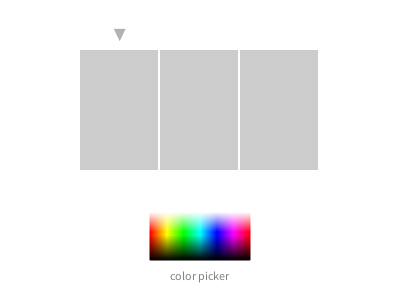
Frame 1 (no input)
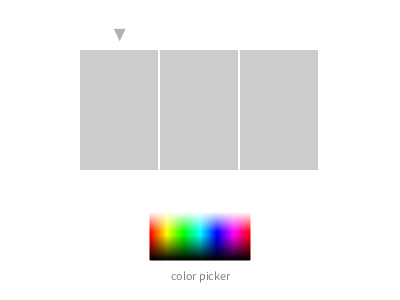
Frame 60 (the mouse pressed at the canvas centre just before this capture)
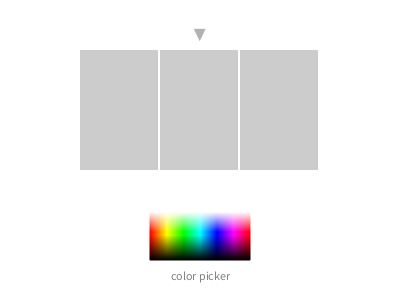
Frame 120 (the mouse held since frame 60 and released just before this capture)

The Processing sketch that drew these frames (run headless with seeded random() and noise(); from frame 60 on, the mouse is pressed at the canvas centre):

// Processing sketch: processing_83094
// ── processing_83094.pde

void setup(){
  size(400,300);
  colorMode(HSB,100);
  for(int a=0;a<3;a++){
    C[a]=color(#cccccc);
  }
}

int pickX=150;int pickY=210;
color[] C=new color[3];int idx;

void draw(){
  background(#ffffff);
  
  strokeWeight(2);
  for(int a=0;a<25;a++){
    for(int b=0;b<100;b++){
      stroke(b,a*5-10,100);
      point(b+pickX,a+pickY);
      stroke(b,125,100-a*4);
      point(b+pickX,a+25+pickY);
    }
  }
  
  if(mousePressed){
    for(int a=0;a<3;a++){
      if(80+80*a<mouseX && mouseX<a*80+78+80 && 50<mouseY && mouseY<170){idx=a;}
    }
  }
  noStroke();
  if(mousePressed && pickX<mouseX && mouseX<pickX+100 && pickY<mouseY && mouseY<pickY+50){C[idx]=get(mouseX,mouseY);}
  for(int a=0;a<3;a++){
    fill(C[a]);
    rect(80+80*a,50,78,120);
  }
  
  fill(50);
  textAlign(CENTER);textSize(12);
  text("color picker",width/2,pickY+70);
  textSize(15);fill(70);
  text("▼",120+idx*80,40);
}
